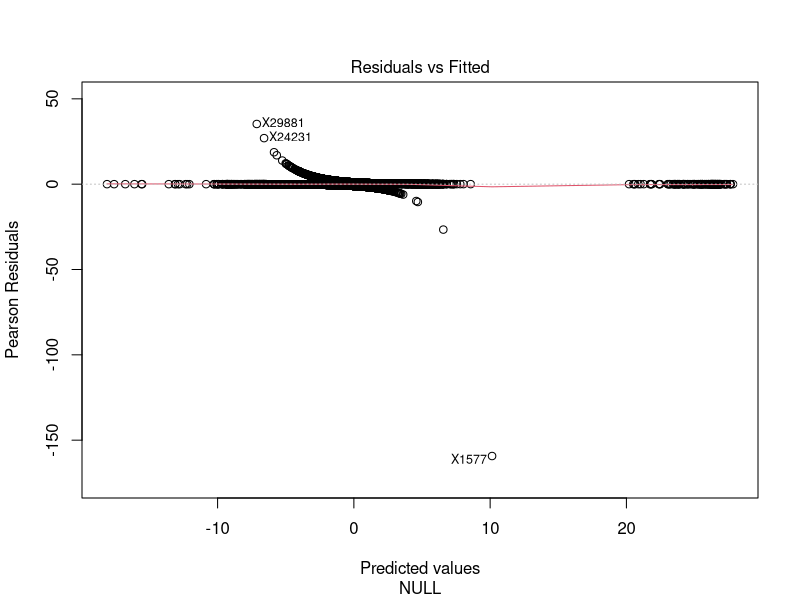
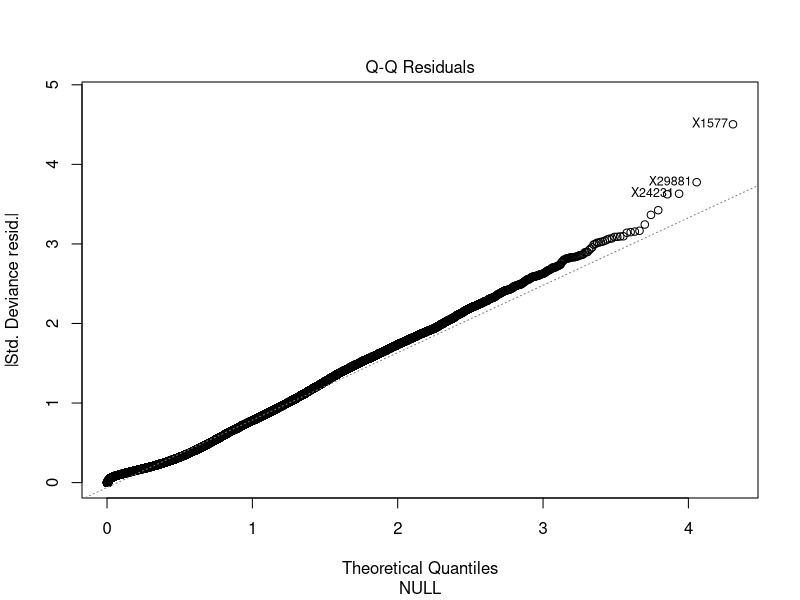
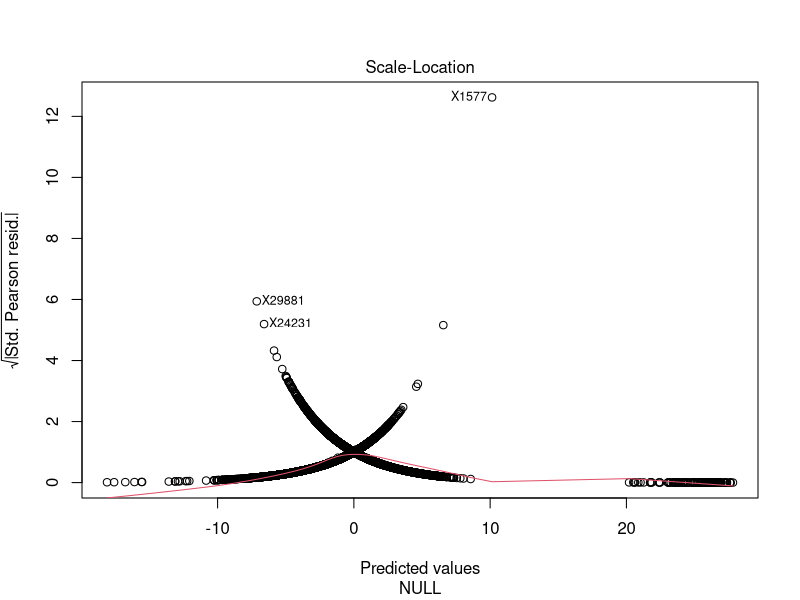
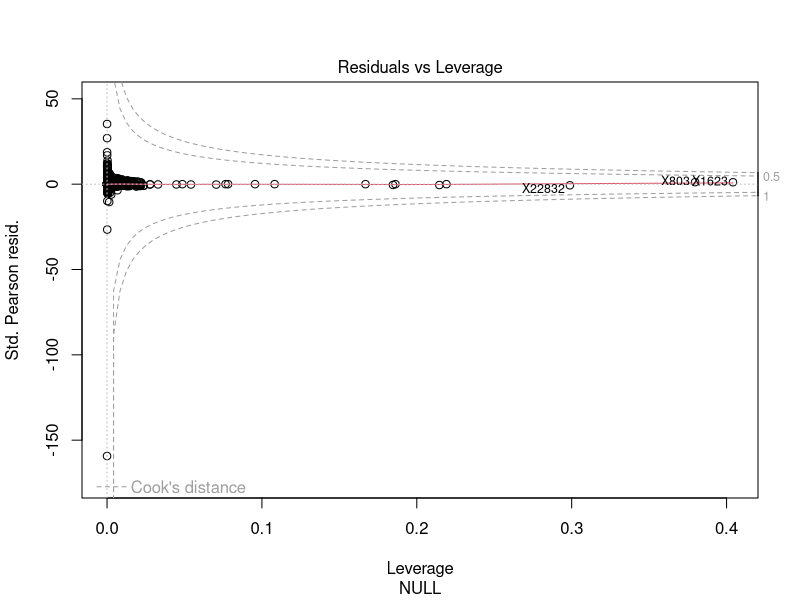

Source code (R) for these figures, in order:
## ---- chunk 1
knitr::opts_chunk$set(echo = TRUE)
## ---- chunk 2
setwd("C:\\Users\\user\\Documents\\HKU\\Y3 s1\\STAT3612 Statistical Machine Learning\\Project")
IncomeData = read.csv("clean.csv")
IncomeData[sapply(IncomeData, is.character)] <- lapply(IncomeData[sapply(IncomeData, is.character)], as.factor)
head(IncomeData)
## ---- chunk 3
set.seed(12L)
library(caret)
mycontrol <- trainControl(summaryFunction = twoClassSummary, method="cv", number=10, classProbs = TRUE)
## ---- chunk 4

## ---- chunk 5
#train model
logistic_mod = train(income ~.,
  data = IncomeData,
  trControl = mycontrol,
  metric="ROC",
  #preProcess = c("center", "scale"),
  method = "glm"
)
print(logistic_mod)
## ---- chunk 6
summary(logistic_mod)
## ---- chunk 7
names(IncomeData)
## ---- chunk 8
logistic_mod2 = train(income ~. -workclass,
  data = IncomeData,
  trControl = mycontrol,
  metric="ROC",
  #preProcess = c("center", "scale"),
  method = "glm"
)
## ---- chunk 9
anova(logistic_mod$finalModel, logistic_mod2$finalModel, test = "Chisq")
## ---- chunk 10
LogitModel = logistic_mod$finalModel
plot(LogitModel)
## ---- chunk 11
r <- residuals(LogitModel)
temp = abs(r)
temp = order(temp,decreasing = TRUE)
IncomeData[temp[1:15],]
